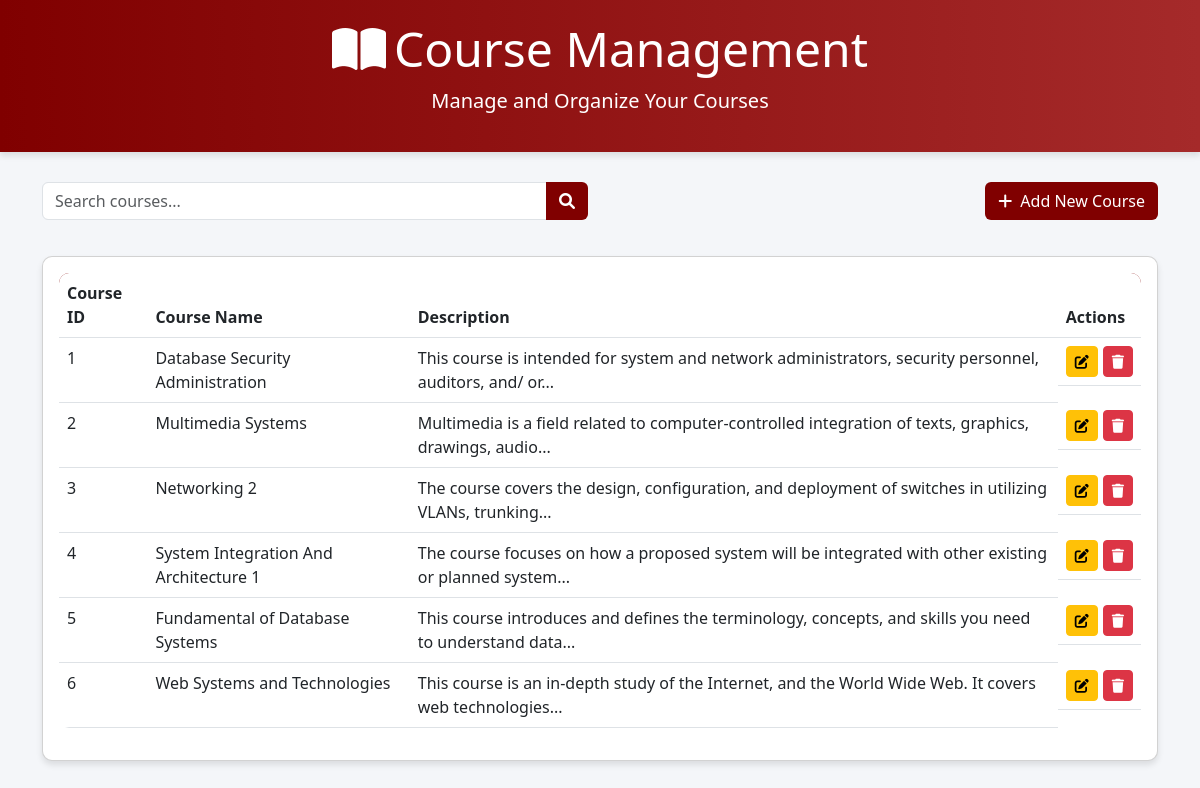
Screenshot of /admin_manage_courses.php (signed in) with the database file from the repository.
### tables this page shows
CREATE TABLE `courses` (
  `course_id` int(11) NOT NULL,
  `course_name` varchar(255) NOT NULL,
  `description` text DEFAULT NULL,
  `instructor_courses_id` int(11) NOT NULL,
  `student_courses_id` int(11) NOT NULL
);

### admin_manage_courses.php (the view, shortened to what this page needs)
<?php
require 'config.php';
$limit = 10;
$page = isset($_GET['page']) ? max(1, intval($_GET['page'])) : 1;
$offset = ($page - 1) * $limit;
$search_query = isset($_GET['search']) ? trim($_GET['search']) : '';
$search_condition = $search_query ? "WHERE course_name LIKE ?" : "";
if ($search_query) {
    $search_param = "%{$search_query}%";
    $stmt = $conn->prepare("SELECT * FROM courses {$search_condition} LIMIT ? OFFSET ?");
    $stmt->bind_param("sii", $search_param, $limit, $offset);
} else {
    $stmt = $conn->prepare("SELECT * FROM courses LIMIT ? OFFSET ?");
    $stmt->bind_param("ii", $limit, $offset);
}
$stmt->execute();
$courses = $stmt->get_result();
?>
<!DOCTYPE html>
<html lang="en">
<head>
    <link href="https://cdn.jsdelivr.net/npm/bootstrap@5.3.0-alpha1/dist/css/bootstrap.min.css" rel="stylesheet">
    <link href="https://cdnjs.cloudflare.com/ajax/libs/font-awesome/6.0.0-beta3/css/all.min.css" rel="stylesheet">
</head>
<body>
    <div class="admin-header text-center">
        <div class="container">
            <h1 class="display-5">
                <i class="fas fa-book-open me-2"></i>Course Management
            </h1>
            <p class="lead">Manage and Organize Your Courses</p>
        </div>
    </div>
    <div class="container">
        <div class="row mb-3">
            <div class="col-md-6">
                <form method="GET" class="search-container">
                    <div class="input-group">
                        <input type="text" name="search" class="form-control"
                               placeholder="Search courses..."
                               value="<?php echo htmlspecialchars($search_query); ?>">
                        <button class="btn btn-maroon" type="submit">
                            <i class="fas fa-search"></i>
                        </button>
                    </div>
                </form>
            </div>
            <div class="col-md-6 text-end">
                <a href="admin_add_course.php" class="btn btn-maroon">
                    <i class="fas fa-plus me-2"></i>Add New Course
                </a>
            </div>
        </div>
        <div class="card">
            <div class="card-body">
                <div class="table-responsive">
                    <table class="table table-hover">
                        <thead>
                            <tr>
                                <th>Course ID</th>
                                <th>Course Name</th>
                                <th>Description</th>
                                <th>Actions</th>
                            </tr>
                        </thead>
                        <tbody>
                            <?php if ($courses->num_rows > 0): ?>
                                <?php while ($course = $courses->fetch_assoc()): ?>
                                    <tr>
                                        <td><?php echo htmlspecialchars($course['course_id']); ?></td>
                                        <td><?php echo htmlspecialchars($course['course_name']); ?></td>
                                        <td><?php echo htmlspecialchars(substr($course['description'], 0, 100) . '...'); ?></td>
                                        <td class="course-actions">
                                            <a href="admin_edit_courses.php?id=<?php echo $course['course_id']; ?>"
                                               class="btn btn-warning btn-sm">
                                                <i class="fas fa-edit"></i>
                                            </a>
                                            <a href="admin_manage_courses.php?delete=<?php echo $course['course_id']; ?>"
                                               class="btn btn-danger btn-sm"
                                               onclick="return confirm('Are you sure you want to delete this course?');">
                                                <i class="fas fa-trash"></i>
                                            </a>
                                        </td>
                                    </tr>
                                <?php endwhile; ?>
                            <?php endif; ?>
                        </tbody>
                    </table>
                </div>
            </div>
        </div>
    </div>
</body>
</html>

### admin_manage_courses.php (style rules this page uses)
:root { --maroon: #800000; --maroon-light: #a52a2a; --maroon-dark: #5c0000; }
body { background-color: #f4f6f9; font-family: 'Segoe UI', Tahoma, Geneva, Verdana, sans-serif; }
.admin-header { background: linear-gradient(to right, var(--maroon), var(--maroon-light)); color: white; padding: 20px 0; margin-bottom: 30px; box-shadow: 0 4px 6px rgba(0,0,0,0.1); }
.card { border-radius: 10px; box-shadow: 0 4px 6px rgba(0,0,0,0.1); margin-bottom: 20px; }
.table { background-color: white; border-radius: 10px; overflow: hidden; }
.table thead { background-color: var(--maroon); color: white; }
.btn-maroon { background-color: var(--maroon); color: white; transition: all 0.3s ease; }
.search-container { margin-bottom: 20px; }
.course-actions { display: flex; gap: 5px; }

### rows the page displays
courses: course_id "1", course_name "Database Security Administration", description "This course is intended for system and network administrators, security personnel, auditors, and/ or..."
courses: course_id "2", course_name "Multimedia Systems", description "Multimedia is a field related to computer-controlled integration of texts, graphics, drawings, audio..."
courses: course_id "3", course_name "Networking 2", description "The course covers the design, configuration, and deployment of switches in utilizing VLANs, trunking..."
courses: course_id "4", course_name "System Integration And Architecture 1", description "The course focuses on how a proposed system will be integrated with other existing or planned system..."
courses: course_id "5", course_name "Fundamental of Database Systems", description "This course introduces and defines the terminology, concepts, and skills you need to understand data..."
courses: course_id "6", course_name "Web Systems and Technologies", description "This course is an in-depth study of the Internet, and the World Wide Web. It covers web technologies..."
